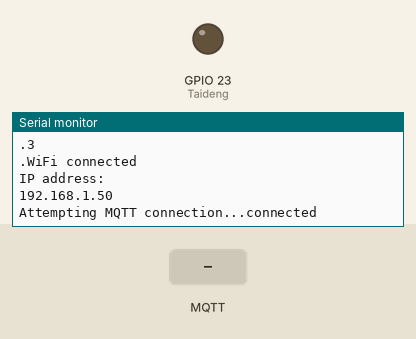
Simulated run of this sketch. Board: ESP32. On the bench: output pins drawn as LEDs (lit = HIGH), the last lines printed to the serial monitor. Inputs (shaded band) come from the test bench. WiFi joins after 1.5 s; servers stay silent unless stated; no MQTT or app messages arrive unless stated.

Above: at 2.7 s.
2.8 s: MQTT message "Taideng" arrives on the first subscribed topic
At 4.0 s:
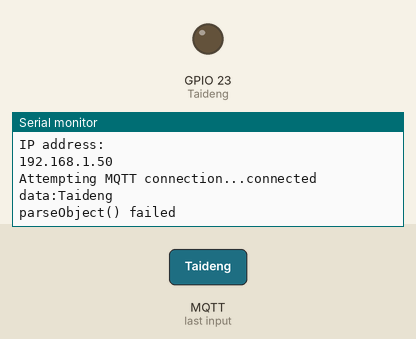
4.3 s: MQTT message "TurnOn" arrives on the first subscribed topic
At 5.3 s:
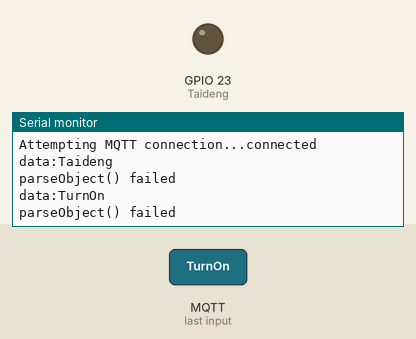
5.8 s: MQTT message "TurnOff" arrives on the first subscribed topic
At 6.4 s:
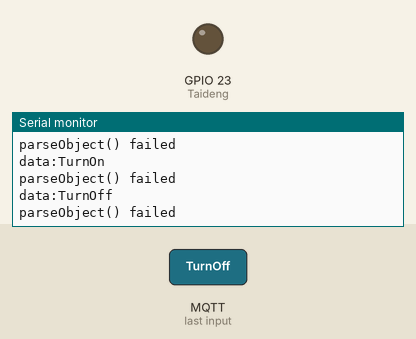
Timing chart, 0 to 8.8 s (numbered marks = the images above; inputs shaded):
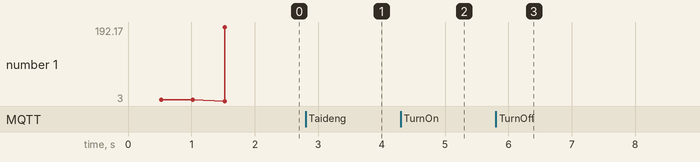

Measured:
- after the input at 2.8 s, the serial monitor: prints a new line at once (image 1)
- after the input at 4.3 s, the serial monitor: prints a new line at once (image 2)
- after the input at 5.8 s, the serial monitor: prints a new line at once (image 3)

The sketch:

yibuwulianwang_iot_mqtt_esp32_1.ino
```cpp
#ifndef UNIT_TEST
#include <Arduino.h>
#endif

#include <WiFi.h>
//https://pubsubclient.knolleary.net/api.html#publish1
#include <PubSubClient.h>
#include <ArduinoJson.h>

#define Taideng 23

String wifiSSID = "22@A532";//WIFISSID
String wifiPASS = "VkhKyq8k";//WIFI密码

const char* mqtt_server = "yibuwulianwang.com";
const int mqttport  = 1883;   //10086端口号
const char* sbid = "NodeMCU"; //1086设备ID
const char* cpid = "123509"; //产品ID
const char* jqxx = "sf123456"; //鉴权信息
const char* topic = "yibuwulianwang";

WiFiClient espClient;
PubSubClient client(espClient);

//Wifi连接
int setup_wifi() {
  delay(10);
  //WiFi.begin();
  // We start by connecting to a WiFi network
  Serial.println();
  Serial.print("Connecting to ssid:");
  Serial.println(wifiSSID.c_str());
  Serial.print("Connecting to password:");
  Serial.println(wifiPASS.c_str());
  WiFi.begin(wifiSSID.c_str(), wifiPASS.c_str());
  while (WiFi.status() != WL_CONNECTED) {
    delay(500);
    Serial.println(WiFi.status());
    Serial.print(".");
  }
  Serial.println("WiFi connected");
  Serial.println("IP address: ");
  Serial.println(WiFi.localIP());
  return 1;
}

//订阅消息回调
void callback(char* topic, byte* payload, unsigned int length) {
  //判断订阅主题设置GPIO
  String data = "";
  for (int i = 0; i < length; i++) {
    data = data + (char)payload[i];
  }
  Serial.print("data:");
  Serial.println(data);
  StaticJsonBuffer<2000> jsonBuffer;
  JsonObject& getJsonVolue = jsonBuffer.parseObject(data);
  if (!getJsonVolue.success()) {
    Serial.println("parseObject() failed");
    return;
  }
  //根据key获得volue
  String  requestName  = getJsonVolue["name"];
  String  deviceId  = getJsonVolue["deviceId"];
  if ( deviceId == "Taideng") {
    if (requestName == "TurnOn" ) {
      openPin(Taideng);
    } else if (requestName == "TurnOff") {
      closePin(Taideng);
    }
  }
}

//打开操作
void openPin(int pin) {
  digitalWrite(pin, HIGH);
  //std::string https://blog.csdn.net/rongrongyaofeiqi/article/details/52442169
  String str =  "NodeMCU  Write HIGH"+ pin;     //初始化string类型，并具体赋值
  const char* constc = nullptr;         //初始化const char*类型，并赋值为空
  constc = str.c_str();                //string类型转const char*类型
  //printf_s("%s\n", str.c_str());        //打印string类型数据 .c_str()
  //printf_s("%s\n", constc);             //打印const char*类型数据
  publishData("NodeMCU Write HIGH");
  Serial.print("Open:");
  Serial.println(pin);
}
//关闭操作
void closePin(int pin) {
  digitalWrite(pin, LOW);
  String str = "NodeMCU Write LOW Pin:" + pin;     //初始化string类型，并具体赋值
  const char* constc = nullptr;         //初始化const char*类型，并赋值为空
  constc = str.c_str();                //string类型转const char*类型
  //printf_s("%s\n", str.c_str());        //打印string类型数据 .c_str()
  //printf_s("%s\n", constc);             //打印const char*类型数据
  publishData("NodeMCU Write LOW");
  Serial.print("Close:");
  Serial.println(pin);
}

//物联网重连
void reconnect() {
  while (!client.connected()) {
    Serial.print("Attempting MQTT connection...");
    if (client.connect(sbid, cpid, jqxx)) {
      Serial.println("connected");
      client.subscribe(topic);//订阅设备控制
    } else {
      Serial.print("failed, rc=");
      Serial.print(client.state());
      Serial.println(" try again in 5 seconds");
      // Wait 5 seconds before retrying
      delay(5000);
    }
  }
}

//获取温度湿度并发布给10086
void publishData(const char* str) {
  //client.publish("$dp", (uint8_t*)"NodeMCU", 30, false);
  client.publish(topic, str);
}

void setup() {
  Serial.begin(115200);
  delay(10);
  pinMode(Taideng, OUTPUT);//设置led引脚为输出模式
  if (1 == setup_wifi()) {
    client.setServer(mqtt_server, mqttport);
    client.setCallback(callback);
  };
}

void loop() {
  if (!client.connected()) {
    reconnect();
  }
  client.loop();
  //  long lastMsg = millis();
  //  delay(11000);
  //  long now = millis();
  //  if (now - lastMsg > 10000) {//定时5秒上报一次温度数据
  //    lastMsg = now;
  //    publishData();
  //  }
}
```
